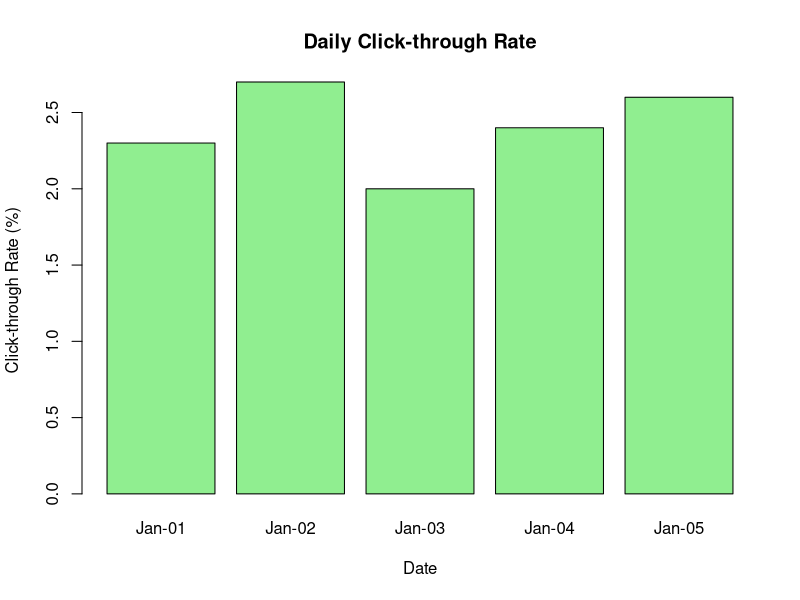

Recreate this plot in R.
# Click Through Rate Data

date <- c("Jan-01","Jan-02","Jan-03","Jan-04","Jan-05")
ctr <- c(2.3, 2.7, 2.0, 2.4, 2.6)

# Bar Chart

barplot(ctr,
        names.arg = date,
        col = "lightgreen",
        xlab = "Date",
        ylab = "Click-through Rate (%)",
        main = "Daily Click-through Rate")
